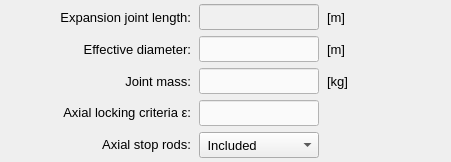
              <widget class="QFrame" name="frame_top_inputs">
               <property name="minimumSize">
                <size>
                 <width>0</width>
                 <height>0</height>
                </size>
               </property>
               <property name="maximumSize">
                <size>
                 <width>451</width>
                 <height>574</height>
                </size>
               </property>
               <property name="frameShape">
                <enum>QFrame::NoFrame</enum>
               </property>
               <property name="frameShadow">
                <enum>QFrame::Raised</enum>
               </property>
               <layout class="QGridLayout" name="gridLayout_10">
                <property name="leftMargin">
                 <number>4</number>
                </property>
                <property name="topMargin">
                 <number>4</number>
                </property>
                <property name="rightMargin">
                 <number>4</number>
                </property>
                <property name="bottomMargin">
                 <number>4</number>
                </property>
                <property name="horizontalSpacing">
                 <number>8</number>
                </property>
                <item row="2" column="1">
                 <widget class="QLabel" name="label_95">
                  <property name="enabled">
                   <bool>true</bool>
                  </property>
                  <property name="minimumSize">
                   <size>
                    <width>148</width>
                    <height>26</height>
                   </size>
                  </property>
                  <property name="maximumSize">
                   <size>
                    <width>148</width>
                    <height>26</height>
                   </size>
                  </property>
                  <property name="font">
                   <font>
                    <pointsize>10</pointsize>
                   </font>
                  </property>
                  <property name="mouseTracking">
                   <bool>true</bool>
                  </property>
                  <property name="text">
                   <string>Joint mass:</string>
                  </property>
                  <property name="alignment">
                   <set>Qt::AlignRight|Qt::AlignTrailing|Qt::AlignVCenter</set>
                  </property>
                 </widget>
                </item>
                <item row="3" column="2">
                 <widget class="QLineEdit" name="lineEdit_axial_locking_criteria">
                  <property name="enabled">
                   <bool>true</bool>
                  </property>
                  <property name="minimumSize">
                   <size>
                    <width>120</width>
                    <height>26</height>
                   </size>
                  </property>
                  <property name="maximumSize">
                   <size>
                    <width>120</width>
                    <height>26</height>
                   </size>
                  </property>
                  <property name="sizeIncrement">
                   <size>
                    <width>0</width>
                    <height>26</height>
                   </size>
                  </property>
                  <property name="font">
                   <font>
                    <pointsize>10</pointsize>
                   </font>
                  </property>
                  <property name="focusPolicy">
                   <enum>Qt::ClickFocus</enum>
                  </property>
                  <property name="styleSheet">
                   <string notr="true">QLineEdit{color: rgb(0, 0, 0); background-color: rgb(250, 250, 250)}
QLineEdit:disabled{color: rgb(100, 100, 100); background-color: rgba(240, 240, 240, 0)}</string>
                  </property>
                  <property name="text">
                   <string/>
                  </property>
                  <property name="alignment">
                   <set>Qt::AlignCenter</set>
                  </property>
                 </widget>
                </item>
                <item row="3" column="1">
                 <widget class="QLabel" name="label_axial_lock_criteria">
                  <property name="enabled">
                   <bool>true</bool>
                  </property>
                  <property name="minimumSize">
                   <size>
                    <width>148</width>
                    <height>26</height>
                   </size>
                  </property>
                  <property name="maximumSize">
                   <size>
                    <width>148</width>
                    <height>26</height>
                   </size>
                  </property>
                  <property name="font">
                   <font>
                    <pointsize>10</pointsize>
                   </font>
                  </property>
                  <property name="mouseTracking">
                   <bool>true</bool>
                  </property>
                  <property name="text">
                   <string>&lt;html&gt;&lt;head/&gt;&lt;body&gt;&lt;p align=&quot;right&quot;&gt;&lt;span style=&quot; font-weight:400; font-style:normal;&quot;&gt;Axial locking criteria ε:&lt;/span&gt;&lt;/p&gt;&lt;/body&gt;&lt;/html&gt;</string>
                  </property>
                  <property name="alignment">
                   <set>Qt::AlignCenter</set>
                  </property>
                 </widget>
                </item>
                <item row="0" column="2">
                 <widget class="QLineEdit" name="lineEdit_joint_length">
                  <property name="enabled">
                   <bool>false</bool>
                  </property>
                  <property name="minimumSize">
                   <size>
                    <width>120</width>
                    <height>26</height>
                   </size>
                  </property>
                  <property name="maximumSize">
                   <size>
                    <width>120</width>
                    <height>26</height>
                   </size>
                  </property>
                  <property name="sizeIncrement">
                   <size>
                    <width>0</width>
                    <height>0</height>
                   </size>
                  </property>
                  <property name="font">
                   <font>
                    <pointsize>10</pointsize>
                   </font>
                  </property>
                  <property name="focusPolicy">
                   <enum>Qt::ClickFocus</enum>
                  </property>
                  <property name="styleSheet">
                   <string notr="true">QLineEdit{color: rgb(0, 0, 0); background-color: rgb(250, 250, 250)}
QLineEdit:disabled{color: rgb(100, 100, 100); background-color: rgb(240, 240, 240)}</string>
                  </property>
                  <property name="text">
                   <string/>
                  </property>
                  <property name="alignment">
                   <set>Qt::AlignCenter</set>
                  </property>
                 </widget>
                </item>
                <item row="1" column="1">
                 <widget class="QLabel" name="label_94">
                  <property name="enabled">
                   <bool>true</bool>
                  </property>
                  <property name="minimumSize">
                   <size>
                    <width>148</width>
                    <height>26</height>
                   </size>
                  </property>
                  <property name="maximumSize">
                   <size>
                    <width>148</width>
                    <height>26</height>
                   </size>
                  </property>
                  <property name="font">
                   <font>
                    <pointsize>10</pointsize>
                   </font>
                  </property>
                  <property name="mouseTracking">
                   <bool>true</bool>
                  </property>
                  <property name="text">
                   <string>Effective diameter:</string>
                  </property>
                  <property name="alignment">
                   <set>Qt::AlignRight|Qt::AlignTrailing|Qt::AlignVCenter</set>
                  </property>
                 </widget>
                </item>
                <item row="1" column="2">
                 <widget class="QLineEdit" name="lineEdit_effective_diameter">
                  <property name="enabled">
                   <bool>true</bool>
                  </property>
                  <property name="minimumSize">
                   <size>
                    <width>120</width>
                    <height>26</height>
                   </size>
                  </property>
                  <property name="maximumSize">
                   <size>
                    <width>120</width>
                    <height>26</height>
                   </size>
                  </property>
                  <property name="sizeIncrement">
                   <size>
                    <width>0</width>
                    <height>0</height>
                   </size>
                  </property>
                  <property name="font">
                   <font>
                    <pointsize>10</pointsize>
                   </font>
                  </property>
                  <property name="focusPolicy">
                   <enum>Qt::ClickFocus</enum>
                  </property>
                  <property name="styleSheet">
                   <string notr="true">QLineEdit{color: rgb(0, 0, 0); background-color: rgb(250, 250, 250)}
QLineEdit:disabled{color: rgb(100, 100, 100); background-color: rgb(240, 240, 240)}</string>
                  </property>
                  <property name="text">
                   <string/>
                  </property>
                  <property name="alignment">
                   <set>Qt::AlignCenter</set>
                  </property>
                 </widget>
                </item>
                <item row="1" column="3">
                 <widget class="QLabel" name="label_96">
                  <property name="enabled">
                   <bool>true</bool>
                  </property>
                  <property name="minimumSize">
                   <size>
                    <width>80</width>
                    <height>26</height>
                   </size>
                  </property>
                  <property name="maximumSize">
                   <size>
                    <width>100</width>
                    <height>26</height>
                   </size>
                  </property>
                  <property name="font">
                   <font>
                    <pointsize>10</pointsize>
                   </font>
                  </property>
                  <property name="mouseTracking">
                   <bool>true</bool>
                  </property>
                  <property name="text">
                   <string>[m]</string>
                  </property>
                  <property name="alignment">
                   <set>Qt::AlignLeading|Qt::AlignLeft|Qt::AlignVCenter</set>
                  </property>
                 </widget>
                </item>
                <item row="2" column="2">
                 <widget class="QLineEdit" name="lineEdit_joint_mass">
                  <property name="enabled">
                   <bool>true</bool>
                  </property>
                  <property name="minimumSize">
                   <size>
                    <width>120</width>
                    <height>26</height>
                   </size>
                  </property>
                  <property name="maximumSize">
                   <size>
                    <width>120</width>
                    <height>26</height>
                   </size>
                  </property>
                  <property name="sizeIncrement">
                   <size>
                    <width>0</width>
                    <height>0</height>
                   </size>
                  </property>
                  <property name="font">
                   <font>
                    <pointsize>10</pointsize>
                   </font>
                  </property>
                  <property name="focusPolicy">
                   <enum>Qt::ClickFocus</enum>
                  </property>
                  <property name="styleSheet">
                   <string notr="true">QLineEdit{color: rgb(0, 0, 0); background-color: rgb(250, 250, 250)}
QLineEdit:disabled{color: rgb(100, 100, 100); background-color: rgb(240, 240, 240)}</string>
                  </property>
                  <property name="text">
                   <string/>
                  </property>
                  <property name="alignment">
                   <set>Qt::AlignCenter</set>
                  </property>
                 </widget>
                </item>
                <item row="0" column="4">
                 <spacer name="horizontalSpacer_6">
                  <property name="orientation">
                   <enum>Qt::Horizontal</enum>
                  </property>
                  <property name="sizeHint" stdset="0">
                   <size>
                    <width>40</width>
                    <height>20</height>
                   </size>
                  </property>
                 </spacer>
                </item>
                <item row="0" column="0">
                 <spacer name="horizontalSpacer_5">
                  <property name="orientation">
                   <enum>Qt::Horizontal</enum>
                  </property>
                  <property name="sizeHint" stdset="0">
                   <size>
                    <width>40</width>
                    <height>20</height>
                   </size>
                  </property>
                 </spacer>
                </item>
                <item row="0" column="1">
                 <widget class="QLabel" name="label_98">
                  <property name="enabled">
                   <bool>true</bool>
                  </property>
                  <property name="minimumSize">
                   <size>
                    <width>148</width>
                    <height>26</height>
                   </size>
                  </property>
                  <property name="maximumSize">
                   <size>
                    <width>148</width>
                    <height>26</height>
                   </size>
                  </property>
                  <property name="font">
                   <font>
                    <pointsize>10</pointsize>
                   </font>
                  </property>
                  <property name="mouseTracking">
                   <bool>true</bool>
                  </property>
                  <property name="text">
                   <string>Expansion joint length:</string>
                  </property>
                  <property name="alignment">
                   <set>Qt::AlignRight|Qt::AlignTrailing|Qt::AlignVCenter</set>
                  </property>
                 </widget>
                </item>
                <item row="4" column="2">
                 <widget class="QComboBox" name="comboBox_axial_stop_rod">
                  <property name="minimumSize">
                   <size>
                    <width>120</width>
                    <height>26</height>
                   </size>
                  </property>
                  <property name="maximumSize">
                   <size>
                    <width>120</width>
                    <height>26</height>
                   </size>
                  </property>
                  <property name="font">
                   <font>
                    <pointsize>10</pointsize>
                   </font>
                  </property>
                  <property name="currentIndex">
                   <number>1</number>
                  </property>
                  <item>
                   <property name="text">
                    <string> Not included</string>
                   </property>
                  </item>
                  <item>
                   <property name="text">
                    <string> Included</string>
                   </property>
                  </item>
                 </widget>
                </item>
                <item row="4" column="1">
                 <widget class="QLabel" name="label_101">
                  <property name="enabled">
                   <bool>true</bool>
                  </property>
                  <property name="minimumSize">
                   <size>
                    <width>148</width>
                    <height>26</height>
                   </size>
                  </property>
                  <property name="maximumSize">
                   <size>
                    <width>148</width>
                    <height>26</height>
                   </size>
                  </property>
                  <property name="font">
                   <font>
                    <pointsize>10</pointsize>
                   </font>
                  </property>
                  <property name="mouseTracking">
                   <bool>true</bool>
                  </property>
                  <property name="text">
                   <string>&lt;html&gt;&lt;head/&gt;&lt;body&gt;&lt;p align=&quot;right&quot;&gt;Axial stop rods:&lt;/p&gt;&lt;/body&gt;&lt;/html&gt;</string>
                  </property>
                  <property name="alignment">
                   <set>Qt::AlignCenter</set>
                  </property>
                 </widget>
                </item>
                <item row="0" column="3">
                 <widget class="QLabel" name="label_99">
                  <property name="enabled">
                   <bool>true</bool>
                  </property>
                  <property name="minimumSize">
                   <size>
                    <width>80</width>
                    <height>26</height>
                   </size>
                  </property>
                  <property name="maximumSize">
                   <size>
                    <width>100</width>
                    <height>26</height>
                   </size>
                  </property>
                  <property name="font">
                   <font>
                    <pointsize>10</pointsize>
                   </font>
                  </property>
                  <property name="mouseTracking">
                   <bool>true</bool>
                  </property>
                  <property name="text">
                   <string>[m]</string>
                  </property>
                  <property name="alignment">
                   <set>Qt::AlignLeading|Qt::AlignLeft|Qt::AlignVCenter</set>
                  </property>
                 </widget>
                </item>
                <item row="2" column="3">
                 <widget class="QLabel" name="label_97">
                  <property name="enabled">
                   <bool>true</bool>
                  </property>
                  <property name="minimumSize">
                   <size>
                    <width>80</width>
                    <height>26</height>
                   </size>
                  </property>
                  <property name="maximumSize">
                   <size>
                    <width>100</width>
                    <height>26</height>
                   </size>
                  </property>
                  <property name="font">
                   <font>
                    <pointsize>10</pointsize>
                   </font>
                  </property>
                  <property name="mouseTracking">
                   <bool>true</bool>
                  </property>
                  <property name="text">
                   <string>[kg]</string>
                  </property>
                  <property name="alignment">
                   <set>Qt::AlignLeading|Qt::AlignLeft|Qt::AlignVCenter</set>
                  </property>
                 </widget>
                </item>
               </layout>
              </widget>
